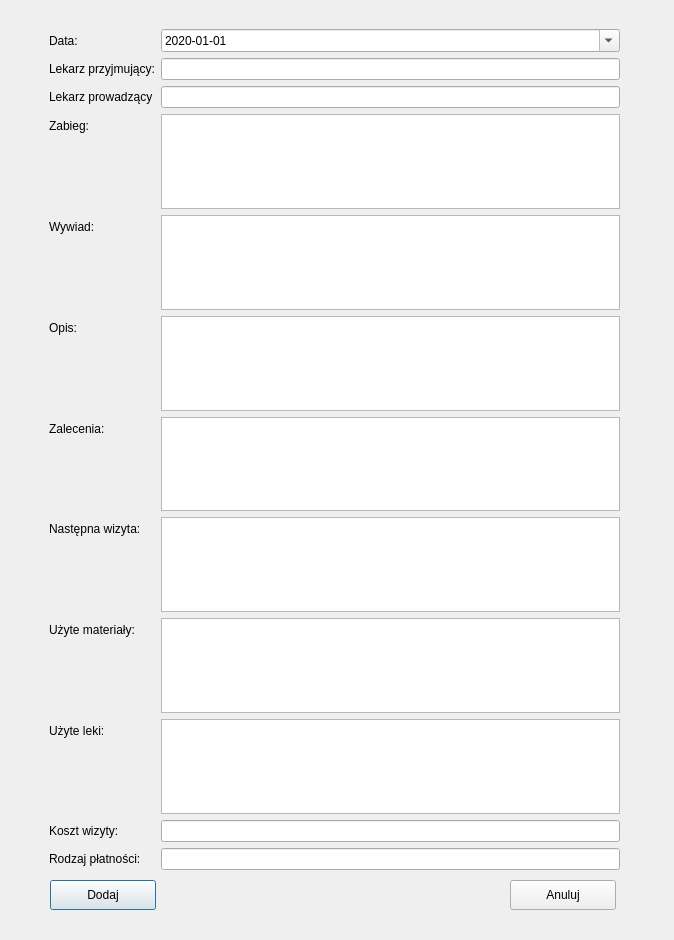
<?xml version="1.0" encoding="UTF-8"?>
<ui version="4.0">
 <class>AddVisitWindow</class>
 <widget class="QDialog" name="AddVisitWindow">
  <property name="geometry">
   <rect>
    <x>0</x>
    <y>0</y>
    <width>674</width>
    <height>940</height>
   </rect>
  </property>
  <property name="windowTitle">
   <string>Dodaj wizytę</string>
  </property>
  <widget class="QWidget" name="formLayoutWidget">
   <property name="geometry">
    <rect>
     <x>49</x>
     <y>29</y>
     <width>571</width>
     <height>841</height>
    </rect>
   </property>
   <layout class="QFormLayout" name="formLayout">
    <item row="0" column="0">
     <widget class="QLabel" name="label">
      <property name="text">
       <string>Data:</string>
      </property>
     </widget>
    </item>
    <item row="1" column="0">
     <widget class="QLabel" name="label_2">
      <property name="text">
       <string>Lekarz przyjmujący:</string>
      </property>
     </widget>
    </item>
    <item row="2" column="0">
     <widget class="QLabel" name="label_3">
      <property name="text">
       <string>Lekarz prowadzący</string>
      </property>
     </widget>
    </item>
    <item row="3" column="0">
     <widget class="QLabel" name="label_4">
      <property name="text">
       <string>Zabieg:</string>
      </property>
     </widget>
    </item>
    <item row="5" column="0">
     <widget class="QLabel" name="label_5">
      <property name="text">
       <string>Opis:</string>
      </property>
     </widget>
    </item>
    <item row="6" column="0">
     <widget class="QLabel" name="label_6">
      <property name="text">
       <string>Zalecenia:</string>
      </property>
     </widget>
    </item>
    <item row="7" column="0">
     <widget class="QLabel" name="label_7">
      <property name="text">
       <string>Następna wizyta:</string>
      </property>
     </widget>
    </item>
    <item row="8" column="0">
     <widget class="QLabel" name="label_8">
      <property name="text">
       <string>Użyte materiały:</string>
      </property>
     </widget>
    </item>
    <item row="9" column="0">
     <widget class="QLabel" name="label_9">
      <property name="text">
       <string>Użyte leki:</string>
      </property>
     </widget>
    </item>
    <item row="10" column="0">
     <widget class="QLabel" name="label_10">
      <property name="text">
       <string>Koszt wizyty:</string>
      </property>
     </widget>
    </item>
    <item row="11" column="0">
     <widget class="QLabel" name="label_11">
      <property name="text">
       <string>Rodzaj płatności:</string>
      </property>
     </widget>
    </item>
    <item row="0" column="1">
     <widget class="QDateEdit" name="visitDate">
      <property name="dateTime">
       <datetime>
        <hour>0</hour>
        <minute>0</minute>
        <second>0</second>
        <year>2020</year>
        <month>1</month>
        <day>1</day>
       </datetime>
      </property>
      <property name="displayFormat">
       <string>yyyy-MM-dd</string>
      </property>
      <property name="calendarPopup">
       <bool>true</bool>
      </property>
     </widget>
    </item>
    <item row="1" column="1">
     <widget class="QLineEdit" name="visitDoctor"/>
    </item>
    <item row="4" column="0">
     <widget class="QLabel" name="label_12">
      <property name="text">
       <string>Wywiad:</string>
      </property>
     </widget>
    </item>
    <item row="2" column="1">
     <widget class="QLineEdit" name="visitDoctorMain"/>
    </item>
    <item row="3" column="1">
     <widget class="QTextEdit" name="visitTreatment"/>
    </item>
    <item row="4" column="1">
     <widget class="QTextEdit" name="visitInterview"/>
    </item>
    <item row="5" column="1">
     <widget class="QTextEdit" name="visitDescription"/>
    </item>
    <item row="6" column="1">
     <widget class="QTextEdit" name="visitRecommendation"/>
    </item>
    <item row="7" column="1">
     <widget class="QTextEdit" name="visitNextVisit"/>
    </item>
    <item row="8" column="1">
     <widget class="QTextEdit" name="visitTools"/>
    </item>
    <item row="9" column="1">
     <widget class="QTextEdit" name="visitMedicines"/>
    </item>
    <item row="10" column="1">
     <widget class="QLineEdit" name="visitCost"/>
    </item>
    <item row="11" column="1">
     <widget class="QLineEdit" name="visitPayment"/>
    </item>
   </layout>
  </widget>
  <widget class="QPushButton" name="pushButton">
   <property name="geometry">
    <rect>
     <x>50</x>
     <y>880</y>
     <width>106</width>
     <height>30</height>
    </rect>
   </property>
   <property name="text">
    <string>Dodaj</string>
   </property>
  </widget>
  <widget class="QPushButton" name="pushButton_2">
   <property name="geometry">
    <rect>
     <x>510</x>
     <y>880</y>
     <width>106</width>
     <height>30</height>
    </rect>
   </property>
   <property name="text">
    <string>Anuluj</string>
   </property>
  </widget>
 </widget>
 <resources/>
 <connections/>
</ui>
